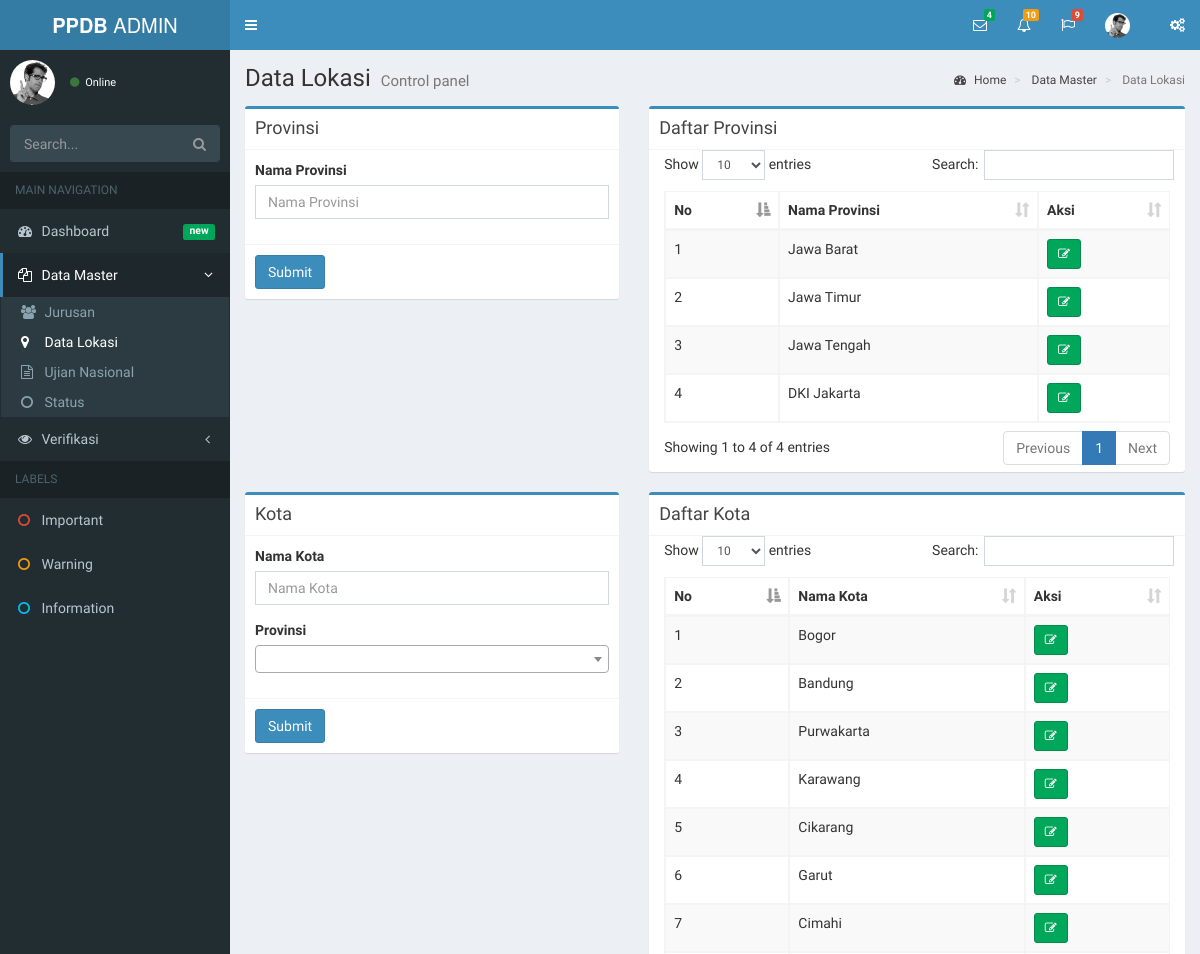
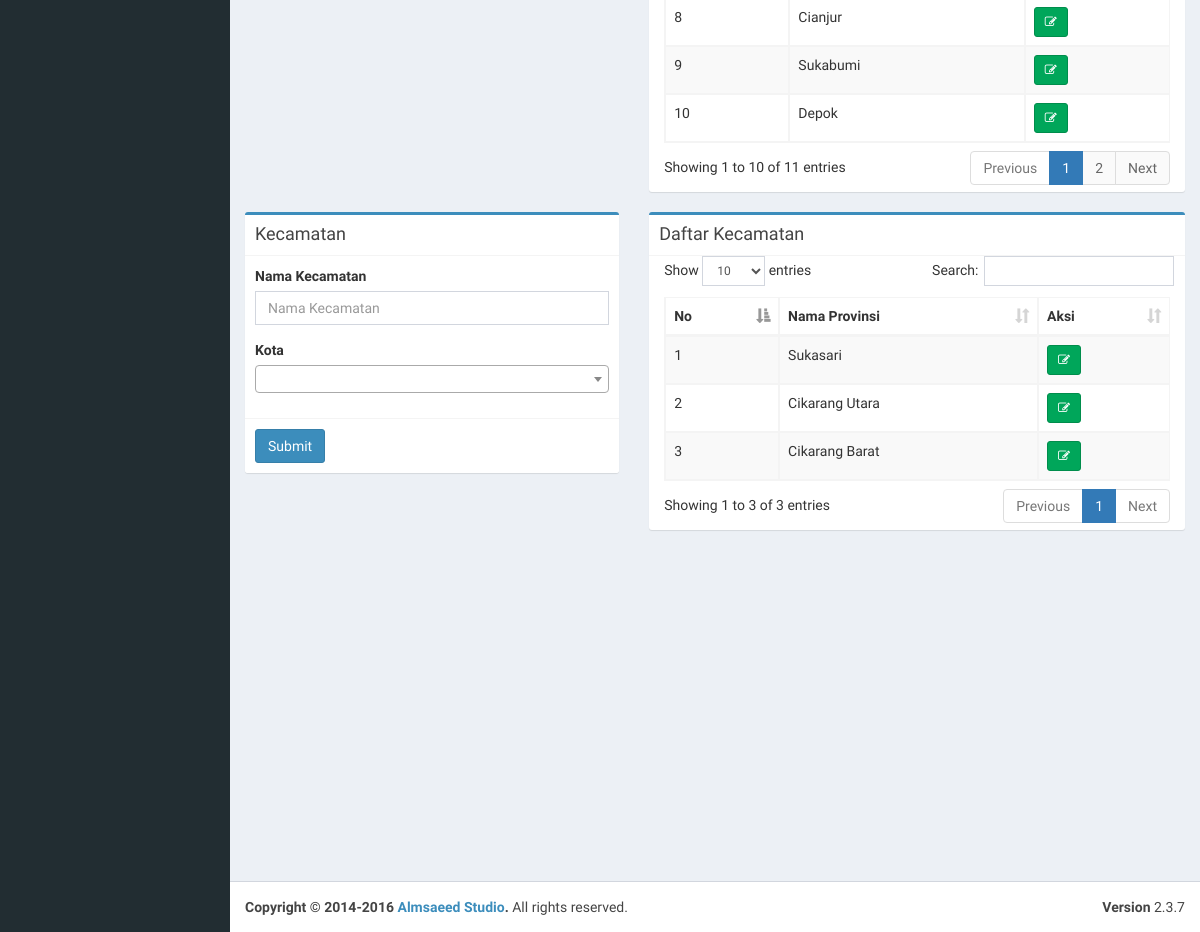
Page /admin/lokasi on the committed database (2 pictures, top to bottom).
### tables this page shows
create table provinsi(
	ID_provinsi int primary key auto_increment,
	nama_provinsi varchar(50) not null
);

create table kota(
	ID_kota int primary key auto_increment,
	nama_kota varchar(50) not null,
	ID_provinsi int not null,
	foreign key (ID_provinsi) references provinsi(ID_provinsi)
);

create table kecamatan(
	ID_kecamatan int primary key auto_increment,
	nama_kecamatan varchar(50) not null,
	ID_kota int not null,
	foreign key (ID_kota) references kota(ID_kota)
);

### application/libraries/Template.php (called while the page is built, shortened)
<?php
class Template
{
	protected $ci;
	public function __construct()
	{
        $this->ci =& get_instance();
	}
	function admin($content, $data)
	{
		if (is_array($content)) {
		}else {
			$data['__head'] = $this->ci->load->view('admin/layout/head', $data, TRUE);
			$data['__header'] = $this->ci->load->view('admin/layout/header', $data, TRUE);
			$data['__sidebar'] = $this->ci->load->view('admin/layout/sidebar', $data, TRUE);
			$data['__content'] = $this->ci->load->view($content, $data, TRUE);
			$data['__body'] = $this->ci->load->view('admin/layout/body', $data, TRUE);
			$data['__footer'] = $this->ci->load->view('admin/layout/footer', $data, TRUE);
		}
		$this->ci->load->view('admin/layout/main', $data);
	}
}

### application/controllers/Admin.php (called while the page is built, shortened)
<?php
class Admin extends CI_Controller {
	function lokasi($aksi = NULL, $id = NULL)
	{
		$data['page_header'] = 'Data Lokasi';
		$data['b_crumb'] = array (
			'#' => 'Data Master',
			' ' => 'Data Lokasi'
		);
		$data['menu_lokasi'] = $data['menu_datamaster'] = 'active';
		$data['list_provinsi'] = $this->GeneralModel->get_all(('provinsi'));
		$data['list_kota'] = $this->GeneralModel->get_all(('kota'));
		$data['list_kecamatan'] = $this->GeneralModel->get_all(('kecamatan'));
		$this->template->admin('admin/lokasi', $data);
	}
}

### index.php (called while the page is built, shortened)
<?php
require_once BASEPATH.'core/CodeIgniter.php';

### application/models/GeneralModel.php (called while the page is built, shortened)
<?php
class GeneralModel extends CI_Model {
	function get_all($table)
	{
		$r = $this->db->get($table);
		return $r->result();
	}
}

### application/views/admin/lokasi.php (the view, shortened to what this page needs)
<div class="row">
	<div class="col-md-5 col-sm-5 col-xs-12">
    <div class="box box-primary">
      <div class="box-header with-border">
        <h3 class="box-title">Provinsi</h3>
      </div>
      <form role="form" action="<?php echo base_url('admin/proses_lokasi'); ?>" method="POST">
        <div class="box-body">
          <div class="form-group">
            <label for="exampleInputEmail1">Nama Provinsi</label>
            <input type="text" class="form-control" name="nama_provinsi" id="exampleInputEmail1" placeholder="Nama Provinsi" required />
          </div>
        </div>
        <div class="box-footer">
          <button type="submit" class="btn btn-primary">Submit</button>
        </div>
      </form>
    </div>
	</div>
	<div class="col-md-7 col-sm-7 col-xs-12">
    <div class="box box-primary">
      <div class="box-header with-border">
        <h3 class="box-title">Daftar Provinsi</h3>
      </div>
      <div class="container-fluid table-responsive">
      	<table id="example1" class="table table-bordered table-striped">
      		<thead>
      			<tr>
      				<th>No</th>
      				<th>Nama Provinsi</th>
      				<th>Aksi</th>
      			</tr>
      		</thead>
      		<tbody>
      			<?php
      				if ($list_provinsi != NULL) {
      					$c =1;
      					foreach ($list_provinsi as $value) {
      			?>
      						<tr>
      							<td><?php echo $c; ?></td>
      							<?php
      								if (isset($edit_id)) {
      									if($edit_id == $value->ID_provinsi){
      							?>
      									<form action="<?php echo base_url('admin/update_lokasi'); ?>" method="POST" accept-charset="utf-8">
      										<td><input class="form-control" type="text" name="nama_provinsi" value="<?php echo $value->nama_provinsi; ?>" placeholder="Nama Provinsi"></td>
            							<td>
            								<input type="hidden" name="ID_provinsi" value="<?php echo $value->ID_provinsi; ?>">
                            <input type="hidden" name="table" value="provinsi">
            								<button type="submit" class="btn btn-success btn-sm" ><i class="fa fa-floppy-o"></i></button>
            							</td>
      									</form>
      							<?php
      									}else {
      							?>
            							<td><?php echo $value->nama_provinsi; ?></td>
            							<td>
            								<a href="<?php echo base_url('admin/jurusan/edit/') .$value->ID_provinsi; ?>" title="Edit"><button type="button" class="btn btn-success btn-sm" ><i class="fa fa-edit"></i></button></a>
            							</td>
      							<?php
      									}
      								}else {
      							?>
          							<td><?php echo $value->nama_provinsi; ?></td>
          							<td>
          								<a href="<?php echo base_url('admin/lokasi/edit/') .$value->ID_provinsi; ?>" title="Edit"><button type="button" class="btn btn-success btn-sm" ><i class="fa fa-edit"></i></button></a>
          							</td>
      							<?php
      									$c++;
      								}
      							?>
      						</tr>
      			<?php
      					}
      				}else {
      			?>
      					<tr>
      						<td colspan="6" rowspan="" headers="" align="center">Belum ada data</td>
      					</tr>
      			<?php
      				}
      			?>
      		</tbody>
      	</table>
      </div>
    </div>
	</div>
  <div class="col-md-5 col-sm-5 col-xs-12">
    <div class="box box-primary">
      <div class="box-header with-border">
        <h3 class="box-title">Kota</h3>
      </div>
      <form role="form" action="<?php echo base_url('admin/proses_lokasi'); ?>" method="POST">
        <div class="box-body">
          <div class="form-group">
            <label for="exampleInputEmail1">Nama Kota</label>
            <input type="text" class="form-control" name="nama_kota" id="exampleInputEmail1" placeholder="Nama Kota" required />
          </div>
          <div class="form-group">
            <label>Provinsi</label>
          </div>
        </div>
        <div class="box-footer">
          <button type="submit" class="btn btn-primary">Submit</button>
        </div>
      </form>
    </div>
  </div>
  <div class="col-md-7 col-sm-7 col-xs-12">
    <div class="box box-primary">
      <div class="box-header with-border">
        <h3 class="box-title">Daftar Kota</h3>
      </div>
      <div class="container-fluid table-responsive">
        <table id="example4" class="table table-bordered table-striped">
          <thead>
            <tr>
              <th>No</th>
              <th>Nama Kota</th>
              <th>Aksi</th>
            </tr>
          </thead>
          <tbody>
            <?php
              if ($list_kota != NULL) {
                $c =1;
                foreach ($list_kota as $value) {
            ?>
                  <tr>
                    <td><?php echo $c; ?></td>
                    <?php
                      if (isset($edit_id_kota) && isset($edit_aksi)) {
                        if($edit_id_kota == $value->ID_kota){
                    ?>
                        <form action="<?php echo base_url('admin/update_lokasi'); ?>" method="POST" accept-charset="utf-8">
                          <td><input class="form-control" type="text" name="nama_kota" value="<?php echo $value->nama_kota; ?>" placeholder="Nama Kota"></td>
                          <td>
                            <input type="hidden" name="ID_kota" value="<?php echo $value->ID_kota; ?>">
                            <input type="hidden" name="table" value="kota">
                            <button type="submit" class="btn btn-success btn-sm" ><i class="fa fa-floppy-o"></i></button>
                          </td>
                        </form>
                    <?php
                        }else {
                    ?>
                          <td><?php echo $value->nama_kota; ?></td>
                          <td>
                            <a href="<?php echo base_url('admin/jurusan/edit/') .$value->ID_kota; ?>" title="Edit"><button type="button" class="btn btn-success btn-sm" ><i class="fa fa-edit"></i></button></a>
                          </td>
                    <?php
                        }
                      }else {
                    ?>
                        <td><?php echo $value->nama_kota; ?></td>
                        <td>
                          <a href="<?php echo base_url('admin/lokasi/editkota/') .$value->ID_kota; ?>" title="Edit"><button type="button" class="btn btn-success btn-sm" ><i class="fa fa-edit"></i></button></a>
                        </td>
                    <?php
                        $c++;
                      }
                    ?>
                  </tr>
            <?php
                }
              }else {
            ?>
                <tr>
                  <td colspan="6" rowspan="" headers="" align="center">Belum ada data</td>
                </tr>
            <?php
              }
            ?>
          </tbody>
        </table>
      </div>
    </div>
  </div>
  <div class="col-md-5 col-sm-5 col-xs-12">
    <div class="box box-primary">
      <div class="box-header with-border">
        <h3 class="box-title">Kecamatan</h3>
      </div>
      <form role="form" action="<?php echo base_url('admin/proses_lokasi'); ?>" method="POST">
        <div class="box-body">
          <div class="form-group">
            <label for="exampleInputEmail1">Nama Kecamatan</label>
            <input type="text" class="form-control" name="nama_kecamatan" id="exampleInputEmail1" placeholder="Nama Kecamatan" required />
          </div>
          <div class="form-group">
            <label>Kota</label>
          </div>
        </div>
        <div class="box-footer">
          <button type="submit" class="btn btn-primary">Submit</button>
        </div>
      </form>
    </div>
  </div>
  <div class="col-md-7 col-sm-7 col-xs-12">
      <div class="box box-primary">
        <div class="box-header with-border">
          <h3 class="box-title">Daftar Kecamatan</h3>
        </div>
        <div class="container-fluid table-responsive">
          <table id="example3" class="table table-bordered table-striped">
            <thead>
              <tr>
                <th>No</th>
                <th>Nama Provinsi</th>
                <th>Aksi</th>
              </tr>
            </thead>
            <tbody>
              <?php
                if ($list_kecamatan != NULL) {
                  $c =1;
                  foreach ($list_kecamatan as $value) {
              ?>
                    <tr>
                      <td><?php echo $c; ?></td>
                      <?php
                        if (isset($edit_id_kec)) {
                          if($edit_id_kec == $value->ID_kecamatan){
                      ?>
                          <form action="<?php echo base_url('admin/update_lokasi'); ?>" method="POST" accept-charset="utf-8">
                            <td><input class="form-control" type="text" name="nama_kecamatan" value="<?php echo $value->nama_kecamatan; ?>" placeholder="Nama Kecamatan"></td>
                            <td>
                              <input type="hidden" name="ID_kecamatan" value="<?php echo $value->ID_kecamatan; ?>">
                              <input type="hidden" name="table" value="kecamatan">
                              <button type="submit" class="btn btn-success btn-sm" ><i class="fa fa-floppy-o"></i></button>
                            </td>
                          </form>
                      <?php
                          }else {
                      ?>
                            <td><?php echo $value->nama_kecamatan; ?></td>
                            <td>
                              <a href="<?php echo base_url('admin/jurusan/editkec/') .$value->ID_kecamatan; ?>" title="Edit"><button type="button" class="btn btn-success btn-sm" ><i class="fa fa-edit"></i></button></a>
                            </td>
                      <?php
                          }
                        }else {
                      ?>
                          <td><?php echo $value->nama_kecamatan; ?></td>
                          <td>
                            <a href="<?php echo base_url('admin/lokasi/editkec/') .$value->ID_kecamatan; ?>" title="Edit"><button type="button" class="btn btn-success btn-sm" ><i class="fa fa-edit"></i></button></a>
                          </td>
                      <?php
                          $c++;
                        }
                      ?>
                    </tr>
              <?php
                  }
                }else {
              ?>
                  <tr>
                    <td colspan="6" rowspan="" headers="" align="center">Belum ada data</td>
                  </tr>
              <?php
                }
              ?>
            </tbody>
          </table>
        </div>
      </div>
  </div>
</div>

### rows in the picture
provinsi: c "1", nama_provinsi "Jawa Barat"
provinsi: c "2", nama_provinsi "Jawa Timur"
provinsi: c "3", nama_provinsi "Jawa Tengah"
provinsi: c "4", nama_provinsi "DKI Jakarta"
kota: c "1", nama_kota "Bogor"
kota: c "2", nama_kota "Bandung"
kota: c "3", nama_kota "Purwakarta"
kota: c "4", nama_kota "Karawang"
kota: c "5", nama_kota "Cikarang"
kota: c "6", nama_kota "Garut"
kota: c "7", nama_kota "Cimahi"
kota: c "8", nama_kota "Cianjur"
kota: c "9", nama_kota "Sukabumi"
kota: c "10", nama_kota "Depok"
kecamatan: c "1", nama_kecamatan "Sukasari"
kecamatan: c "2", nama_kecamatan "Cikarang Utara"
kecamatan: c "3", nama_kecamatan "Cikarang Barat"

### other values in the picture
$page_header "Data Lokasi"
$value "Data Master"
$value "Data Lokasi"
